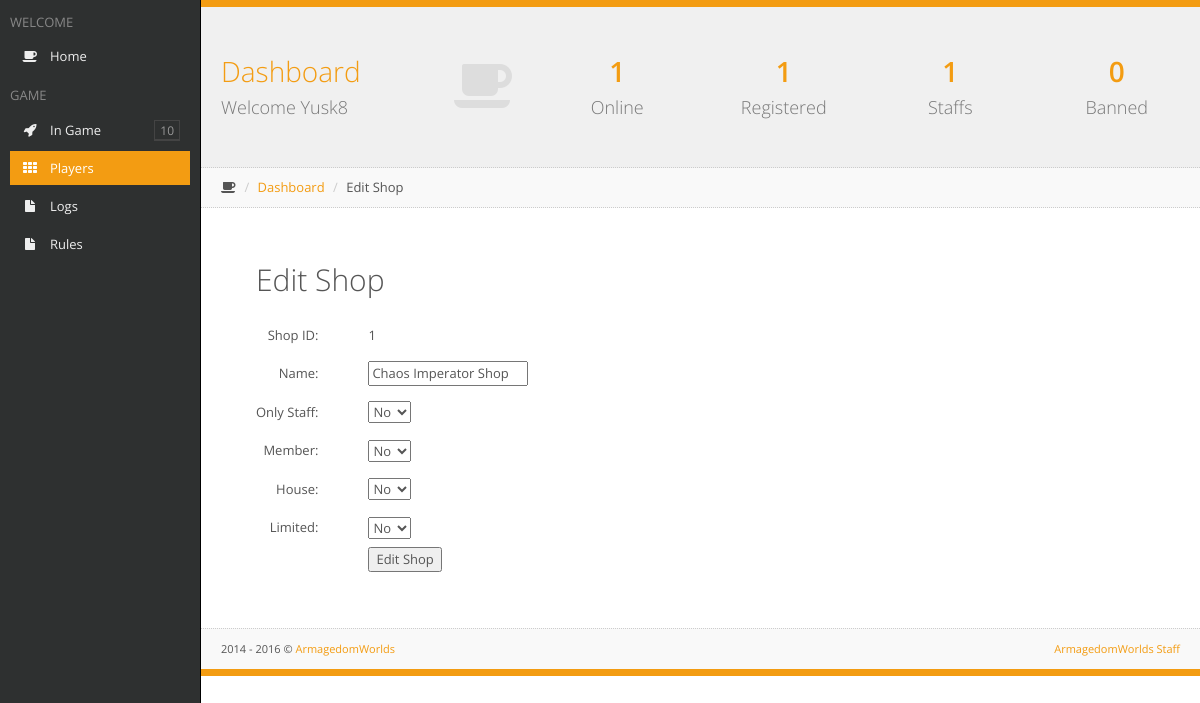
Screenshot of /Account/addshop.php?edit=1 (signed in) with the database file from the repository.
### tables this page shows
CREATE TABLE `shops` (
  `id` int(11) NOT NULL,
  `Name` varchar(32) NOT NULL,
  `House` tinyint(1) NOT NULL DEFAULT '0',
  `Upgrade` tinyint(1) NOT NULL DEFAULT '0',
  `Staff` tinyint(1) NOT NULL DEFAULT '0',
  `Limited` tinyint(1) NOT NULL DEFAULT '0',
  `Field` varchar(8) NOT NULL DEFAULT ''
);

### Account/template/css/fonts/config.php (called while the page is built, shortened)
<?php
	$useron = $_SESSION['userlog'];
	$passon = $_SESSION['passlog'];
	if(!(empty($passon))){
		$user = addslashes($useron);
		$pass = addslashes($passon);
		$busca_user = mysql_query("SELECT * FROM users WHERE Name='$user' AND Hash='$pass'");
		$fetch_user = mysql_fetch_array($busca_user);
		$access = $fetch_user['Access'];
	$busca_servers = mysql_query("SELECT SUM(Count) FROM servers WHERE Online>0");
	$fetch_servers = mysql_fetch_array($busca_servers);
	$busca_users = mysql_query("SELECT id FROM users");
	$conta_users = mysql_num_rows($busca_users);
	$busca_staff = mysql_query("SELECT id FROM users WHERE Access>=40");
	$conta_staff = mysql_num_rows($busca_staff);
	$busca_ban = mysql_query("SELECT id FROM users WHERE Access<1");
	$conta_ban = mysql_num_rows($busca_ban);
	}
?>

### Account/addshop.php (the view, shortened to what this page needs)
<?php
	if(!(include "template/css/fonts/config.php")){
		die("<center>FATAL ERROR: Arquivo de configuração não encontrado</center>");
	}
?>
<?php if(!(empty($passon)) && ($access < 40)){ ?>
<html>
	<head>
		<title>Restricted Access</title>
		<link rel="stylesheet" href="template/css/style.css">
		<link rel='stylesheet' id='open-sans-css'  href='//fonts.googleapis.com/css?family=Open+Sans%3A300italic%2C400italic%2C600italic%2C300%2C400%2C600&#038;subset=latin%2Clatin-ext&#038;ver=4.0-alpha' type='text/css' media='all' />
	</head>
	<body>
		<div id="tudo">
			<div>&nbsp </div>
			<div id="conteudo" class="shadow">
				<div style="height: 30px;">&nbsp </div>
				<p><center>Only Staff have access to the Panel of Shops</center></p>
				<p><a href="../"><center>&raquo Back to Game</center></a></p>
			</div>
		</div>
	</body>
</html>
<?php }else if(!(empty($passon))){ ?>
<!DOCTYPE html>
<html class=" js no-touch">
<head>
	<link rel="stylesheet" href="template/css/bootstrap-1.5.css">
	<link rel="stylesheet" href="template/css/plugins-1.5.css">
	<link rel="stylesheet" href="template/css/main-1.5.css">
	<link rel="stylesheet" href="template/css/themes.css">
</head>
<body class="header-fixed-top sidebar-left-pinned">
<div id="sidebar-left" class="enable-hover">
	<div class="sidebar-content">
		<div class="slimScrollDiv" style="position: relative; overflow: hidden; width: auto; height: 573px;">
			<div class="sidebar-left-scroll" style="overflow: hidden; width: auto; height: 573px;">
				<ul class="sidebar-nav">
					<li><h2 class="sidebar-header">WELCOME</h2></li>
					<li><a href="index.php"><i class="fa fa-coffee"></i>Home</a></li>
					<li><h2 class="sidebar-header">GAME</h2></li>
					<li><a style="cursor: pointer;" class="menu-link"><i class="fa fa-rocket"></i>In Game</a>
					</li>
					<li><a href="busca.php" class=" active"><i class="fa fa-th"></i>Players</a></li>
					<li><a href="logs.php"><i class="fa fa-file"></i>Logs</a></li>
					<li><a href="rules.php"><i class="fa fa-file"></i>Rules</a></li>
				</ul>
			</div>
		</div>
	</div>
</div>
<div id="page-container" class="full-width">
	<div id="fx-container" class="fx-opacity"><div id="page-content" class="block">
		<div class="block-header">
			<div class="row remove-margin">
				<div class="col-md-4">
					<a href="" class="header-title-link">
						<h1><i class="fa fa-coffee animation-expandUp"></i>Dashboard<br><small>Welcome <?php echo $useron; ?></small></h1>
					</a>
				</div>
				<div class="col-md-8">
					<div class="row">
						<div class="col-sm-6">
							<div class="row">
								<div class="col-xs-6">
									<a href="lista.php?online" class="header-link">
										<h1 class="animation-pullDown">
											<strong><?php echo $fetch_servers[0]; ?></strong><br><small>Online</small>
										</h1>
									</a>
								</div>
								<div class="col-xs-6">
									<a class="header-link">
										<h1 class="animation-pullDown">
											<strong><?php echo $conta_users; ?></strong><br><small>Registered</small>
										</h1>
									</a>
								</div>
							</div>
						</div>
						<div class="col-sm-6">
							<div class="row">
								<div class="col-xs-6">
									<a href="lista.php?staffs" class="header-link">
										<h1 class="animation-pullDown">
											<strong><?php echo $conta_staff; ?></strong><br><small>Staffs</small>
										</h1>
									</a>
								</div>
								<div class="col-xs-6">
									<a href="lista.php?ban" class="header-link">
										<h1 class="animation-pullDown">
											<strong><?php echo $conta_ban; ?></strong><br><small>Banned</small>
										</h1>
									</a>
								</div>
							</div>
						</div>
					</div>
				</div>
			</div>
		</div>
		<ul class="breadcrumb breadcrumb-top">
			<li><i class="fa fa-coffee"></i></li>
			<li><a href="index.php">Dashboard</a></li>
			<li><?php if(!(isset($_GET['edit']))){ ?>Add Shop<?php }else{ ?>Edit Shop<?php } ?></li>
		</ul>
		<div class="row gutter30">
		<?php if(!(isset($_GET['edit']))){ ?>
			<div style='padding: 10px 50px 10px 50px;'>
			<h2>Add Shop</h2>
				<br />
				<?php
					if(isset($_POST['add'])){
						$id = addslashes($_POST['id']);
						$nome = addslashes($_POST['add-term']);
						$staff = addslashes($_POST['staff']);
						$upgrade = addslashes($_POST['upgrade']);
						$house = addslashes($_POST['house']);
						$level = addslashes($_POST['level']);
						$limited = addslashes($_POST['limited']);
						$busca_it_add = mysql_query("SELECT Name FROM shops WHERE id='$id'");
						$conta_it_add = mysql_num_rows($busca_it_add);
						if(empty($id) || empty($nome) || ($id <= 0)){
							echo "<b style='color: red'>Fill in all fields correctly</b>";
						}else if($conta_it_add > 0){
							echo "<b style='color: red'>There is already a Shop with that ID</b>";
						}else{
							if(mysql_query("INSERT INTO shops (`id`, `Name`, `House`, `Upgrade`, `Staff`, `Limited`) VALUES ('$id', '$nome', '$house', '$upgrade', '$upgrade', '$limited')")){
							mysql_query("INSERT INTO admin_logs (`staff`, `info`, `ip`) VALUES ('$user', 'Added the shop: $nome', '$ip')");
								echo "<b style='color: green'>Shop Add with Sucess. Shop ID: $id</b>";
							}else{
								echo "<b style='color: red'>All fields have been filled in correctly, but an error occurred when sending to the database, please try again later</b>";
							}
						}
						echo "<br /><br />";
					}
				?>
			</div>
			<form action="" method="POST">
				<table>
					<tr>
						<td style='border: 1px #000; padding: 10px 50px 10px 50px;' align="right">Shop ID <font color="red" style="font-size: 10px;">(Only Numbers)</font>: </td><td><input type="text" name="id" value="<?php echo $_POST['id']; ?>" maxlength="8"></td>
					</tr>
					<tr>
						<td style='border: 1px #000; padding: 10px 50px 10px 50px;' align="right">Name: </td><td><input type="text" name="add-term" value="<?php echo $_POST['add-term']; ?>"></td>
					</tr>
					<tr>
						<td style='border: 1px #000; padding: 10px 50px 10px 50px;' align="right">Only Staff: </td>
						<td>
							<select name="staff">
								<?php if(isset($_POST['staff']) && $_POST['staff'] > 0){ ?>
									<option value="1">Yes</option>
									<option value="0">No</option>
								<?php }else{ ?>
									<option value="0">No</option>
									<option value="1">Yes</option>
								<?php } ?>
							</select>
						</td>
					</tr>
					<tr>
						<td style='border: 1px #000; padding: 10px 50px 10px 50px;' align="right">Member: </td>
						<td>
							<select name="upgrade">
								<?php if(isset($_POST['upgrade']) && $_POST['upgrade'] > 0){ ?>
									<option value="1">Yes</option>
									<option value="0">No</option>
								<?php }else{ ?>
									<option value="0">No</option>
									<option value="1">Yes</option>
								<?php } ?>
							</select>
						</td>
					</tr>
					<tr>
						<td style='border: 1px #000; padding: 10px 50px 10px 50px;' align="right">House: </td>
						<td>
							<select name="house">
								<?php if(isset($_POST['house']) && $_POST['house'] > 0){ ?>
									<option value="1">Yes</option>
									<option value="0">No</option>
								<?php }else{ ?>
									<option value="0">No</option>
									<option value="1">Yes</option>
								<?php } ?>
							</select>
						</td>
					</tr>
					<tr>
						<td style='border: 1px #000; padding: 10px 50px 10px 50px;' align="right">Limited: </td>
						<td>
							<select name="limited">
								<?php if(isset($_POST['limited']) && $_POST['limited'] > 0){ ?>
									<option value="1">Yes</option>
									<option value="0">No</option>
								<?php }else{ ?>
									<option value="0">No</option>
									<option value="1">Yes</option>
								<?php } ?>
							</select>
						</td>
					</tr>
					<tr><td style="border: 1px #000; padding: 10px 50px 10px 50px;"></td><td><input type="submit" name="add" value="Add Shop"></td></tr>
				</table>
			</form>
		<?php }else{ ?>
			<div style='padding: 10px 50px 10px 50px;'>
				<h2>Edit Shop</h2>
			</div>
				<?php
					$edit = addslashes($_GET['edit']);
					$busca_edit = mysql_query("SELECT * FROM shops WHERE id=$edit");
					$conta_edit = mysql_num_rows($busca_edit);
					if($conta_edit > 0){
						$fetch_edit = mysql_fetch_array($busca_edit);
						$edit_id = $fetch_edit['id'];
						$edit_name = $fetch_edit['Name'];
						$edit_staff = $fetch_edit['Staff'];
						$edit_upgrade = $fetch_edit['Upgrade'];
						$edit_house = $fetch_edit['House'];
						$edit_limited = $fetch_edit['Limited'];
				?>
					<form action="" method="POST">
						<table>
							<tr>
								<td style='border: 1px #000; padding: 10px 50px 10px 50px;' align="right">Shop ID: </td><td><?php echo $edit_id; ?></td>
							</tr>
							<tr>
								<td style='border: 1px #000; padding: 10px 50px 10px 50px;' align="right">Name: </td><td><input type="text" name="ed_name" value="<?php echo $edit_name; ?>"></td>
							</tr>
							<tr>
								<td style='border: 1px #000; padding: 10px 50px 10px 50px;' align="right">Only Staff: </td>
								<td>
									<select name="ed_staff">
										<?php if($edit_staff > 0){ ?>
											<option value="1">Yes</option>
											<option value="0">No</option>
										<?php }else{ ?>
											<option value="0">No</option>
										<?php } ?>
									</select>
								</td>
							</tr>
							<tr>
								<td style='border: 1px #000; padding: 10px 50px 10px 50px;' align="right">Member: </td>
								<td>
									<select name="ed_upgrade">
										<?php if($edit_upgrade > 0){ ?>
											<option value="1">Yes</option>
											<option value="0">No</option>
										<?php }else{ ?>
											<option value="0">No</option>
										<?php } ?>
									</select>
								</td>
							</tr>
							<tr>
								<td style='border: 1px #000; padding: 10px 50px 10px 50px;' align="right">House: </td>
								<td>
									<select name="ed_house">
										<?php if($edit_house > 0){ ?>
											<option value="1">Yes</option>
											<option value="0">No</option>
										<?php }else{ ?>
											<option value="0">No</option>
										<?php } ?>
									</select>
								</td>
							</tr>
							<tr>
								<td style='border: 1px #000; padding: 10px 50px 10px 50px;' align="right">Limited: </td>
								<td>
									<select name="ed_limited">
										<?php if($edit_limited > 0){ ?>
											<option value="1">Yes</option>
											<option value="0">No</option>
										<?php }else{ ?>
											<option value="0">No</option>
										<?php } ?>
									</select>
								</td>
							</tr>
							<tr><td style="border: 1px #000; padding: 10px 50px 10px 50px;"></td><td><input type="hidden" name="ed_id" value="<?php echo $edit_id; ?>"><input type="submit" name="edd" value="Edit Shop"></td></tr>
						</table>
					</form>
			<?php
				}else{
					echo "<b>There's no Shop with that ID</b>";
				}
			?>
		<?php } ?>
		<br /><br /><br />
		</div>
	</div>
	<footer class="clearfix">
		<div class="pull-right">
			<a href="" target="_blank">ArmagedomWorlds Staff</a>
		</div>
		<div class="pull-left">
			<span>2014 - 2016</span> © <a href="/" target="_blank">ArmagedomWorlds</a>
		</div>
	</footer>
	</div>
</div>
</body>
</html>
<?php }else{ ?>
	<?php include "login.php"; ?>
<?php } ?>

### rows the page displays
shops: id "1", ed_name "Chaos Imperator Shop", ed_staff "No", ed_upgrade "No", ed_house "No", ed_limited "No"

### other values shown
$useron "Yusk8"
$fetch_servers[0] "1"
$conta_users "1"
$conta_staff "1"
$conta_ban "0"
